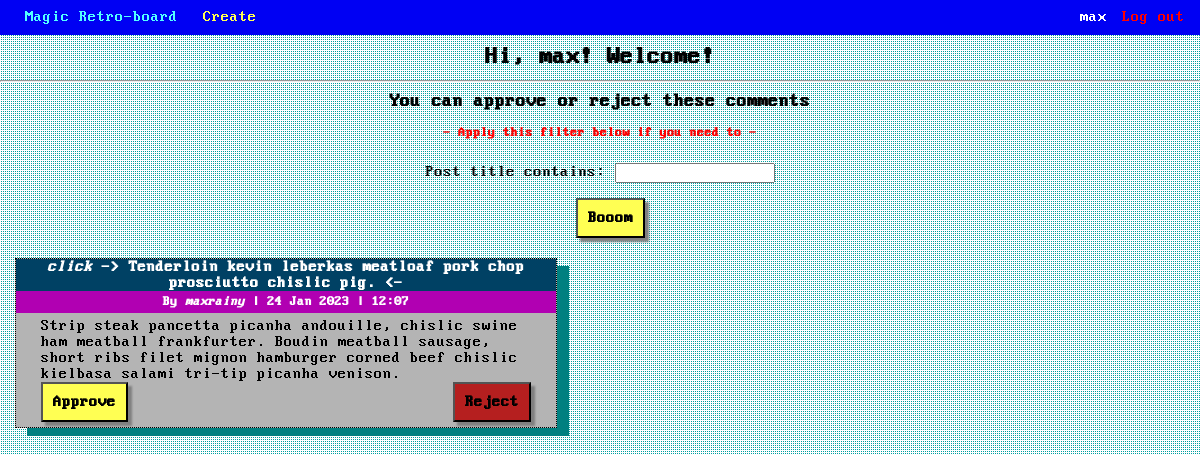
Page /profile/ (signed in) on the committed database.
### board/models.py (models this page shows, shortened)
class Comment(models.Model):
    author = models.ForeignKey(User, on_delete=models.CASCADE, related_name='comment_user')
    text = models.TextField(max_length=255)  # simple text field to contain the comment
    post = models.ForeignKey(Post, on_delete=models.CASCADE, related_name='comment_post')  # o-t-o with Post
    rating = models.IntegerField(default=0)  # rating of the comment, starts from 0 initially
    created = models.DateTimeField(auto_now_add=True)  # time-field with automatically managed creation time
    approved = models.BooleanField(default=False)  # to check whether comment approved by the post author or not

class Post(models.Model):
    title = models.CharField(max_length=255)  # title column
    text = RichTextUploadingField()  # text column
    created = models.DateTimeField(auto_now_add=True)
    category = models.ForeignKey(Category, on_delete=models.CASCADE, related_name='post_category')  # o-t-o - Category
    author = models.ForeignKey(User, on_delete=models.CASCADE, related_name='post_user')  # o-t-o with User

### board/views.py (the view)
# urls.py: path('profile/', UserView.as_view(), name='user'),
class UserView(LoginRequiredMixin, ListView):
    template_name = 'profile.html'
    model = Comment
    context_object_name = 'coms'
    def get_queryset(self):
        queryset = super().get_queryset()
        self.filterset = CommentFilter(self.request.GET, queryset)
        return self.filterset.qs
    def get_context_data(self, **kwargs):
        context = super().get_context_data(**kwargs)
        context['filterset'] = self.filterset
        return context

### templates/profile.html (shortened to what this page needs)
{% extends 'flatpages/index.html' %}
{% block content %}
<h2 class="comment-heading">
    Hi, {{ user }}! Welcome!
</h2>
<hr>
<h3 class="comment-heading">
    You can approve or reject these comments
</h3>
<h5 class="comment-heading" style="color:red;">
    - Apply this filter below if you need to -
</h5>
<div>
    <form id="filter" class="comment-heading" action="" method="get">
        {{ filterset.form.as_p }}
    </form>
    <input form="filter" class="button-center boom" type="submit" value="Booom" />
</div>
{% for comment in coms %}
    {% if comment.author_id != user.id and not comment.approved %}
        <div class="shadow-comment dotted comment-profile">
            <h4 class="title">
                <a href="/news/{{ comment.post_id }}">
                    <i>click</i> -> {{ comment.post.title }} <-
                </a>
            </h4>
            <h5 class="author">
                By <i>{{ comment.author }}</i> |
                {{ comment.created|date:'d M Y' }} |
                {{ comment.created|date:'H:i' }}
            </h5>
            <div class="comment-text">
                {{ comment.text }}
                <div>
                    <button form="f_approve" name="com_approve" value="{{ comment.id }}" class="button-edit">
                        Approve
                    </button>
                    <button form="f_reject" name="com_delete" value="{{ comment.id }}" class="button-del">
                        Reject
                    </button>
                </div>
            </div>
        </div>
    {% endif %}
{% endfor %}
{% endblock %}

### templates/flatpages/index.html (shortened to what this page needs)
<!DOCTYPE html>
{% load static %}
<html lang="en">
    <head>
        <link href="{% static 'css/styles.css' %}" rel="stylesheet" />
    </head>
    <body>
        <div class="nav">
            <a class="nav-left" href="/news/" style="color:#53ffff; margin-left:25px;">
                Magic Retro-board
            </a>
                <a class="nav-left" href="/news/create/" style="color: #ffff53;">
                    Create
                </a>
            {% if user.is_authenticated %}
                <a class="logout nav-right" href="/accounts/logout/" >
                    Log out
                </a>
                <a class="nav-right" href="/profile/">
                    {{ user }}
                </a>
            {% endif %}
        </div>
        {% block content %}{% endblock content %}
    </body>
</html>

### static/css/styles.css (style rules this page uses)
.logout { color: red !important; }
html, body { margin: 0px; background-image: radial-gradient(circle at 2px 2px, #00a0a0 1px, transparent 0); background-size: 2px 2px; }
h1, h2, h3, h4, h5, h6, div, span, form, button, input, select, textarea { font-family: dos; }
.nav { background-color: #0000f3; position: sticky; top: 0; height: 35px; line-height: 35px; }
.nav-left { float: left; margin-left: 25px; }
.nav-right { float: right; padding-right: 15px; }
a:link { color: white; text-decoration: none; }
.author { margin-top: 0px; margin-bottom: 5px; height: auto; background-color: #b100b2; text-align: center; padding-top:4px; padding-bottom:4px; color: white; }
.title { margin-top: 0px; background-color: #004164; text-align: center; padding-top:0; color: white; margin-bottom: 0; }
.shadow-comment { margin-bottom: 10px; border: 1px, black, solid; box-shadow: 12px 8px teal; background-color: #b4b4b4; }
.dotted { border-style: dotted; }
.comment-heading { height: 15px; margin-top:10px; text-align: center; }
.comment-text { padding-left: 25px; padding-right: 25px; margin-bottom: 5px; }
.comment-profile { margin-left: 15px; width: 45%; }
.button-edit { display:inline-block; background-color: #ffff53; padding: 10px; box-shadow: 4px 4px 2px gray; font-size: 16px; font-weight: bold; }
.button-center { margin-top: 10px; margin-left: 48%; background-color: #ffff53; padding: 10px; box-shadow: 4px 4px 2px gray; font-size: 16px; font-weight: bold; }
.button-del { float: right; display:inline-block; background-color: #b51f1f; padding: 10px; box-shadow: 4px 4px 2px gray; font-size: 16px; font-weight: bold; }
.boom { margin-bottom: 20px; margin-top: 20px; }

### rows in the picture
Comment: post "Tenderloin kevin leberkas meatloaf pork chop prosciutto chislic pig.", author "maxrainy", created "24 Jan 2023", created "12:07", text "Strip steak pancetta picanha andouille, chislic swine ham meatball frankfurter. Boudin meatball sausage, short ribs filet mignon hamburger corned beef chislic kielbasa salami tri-tip picanha venison.", {{ comment.id }} 13 (drawn)

### other values in the picture
{{ user }} "max"
